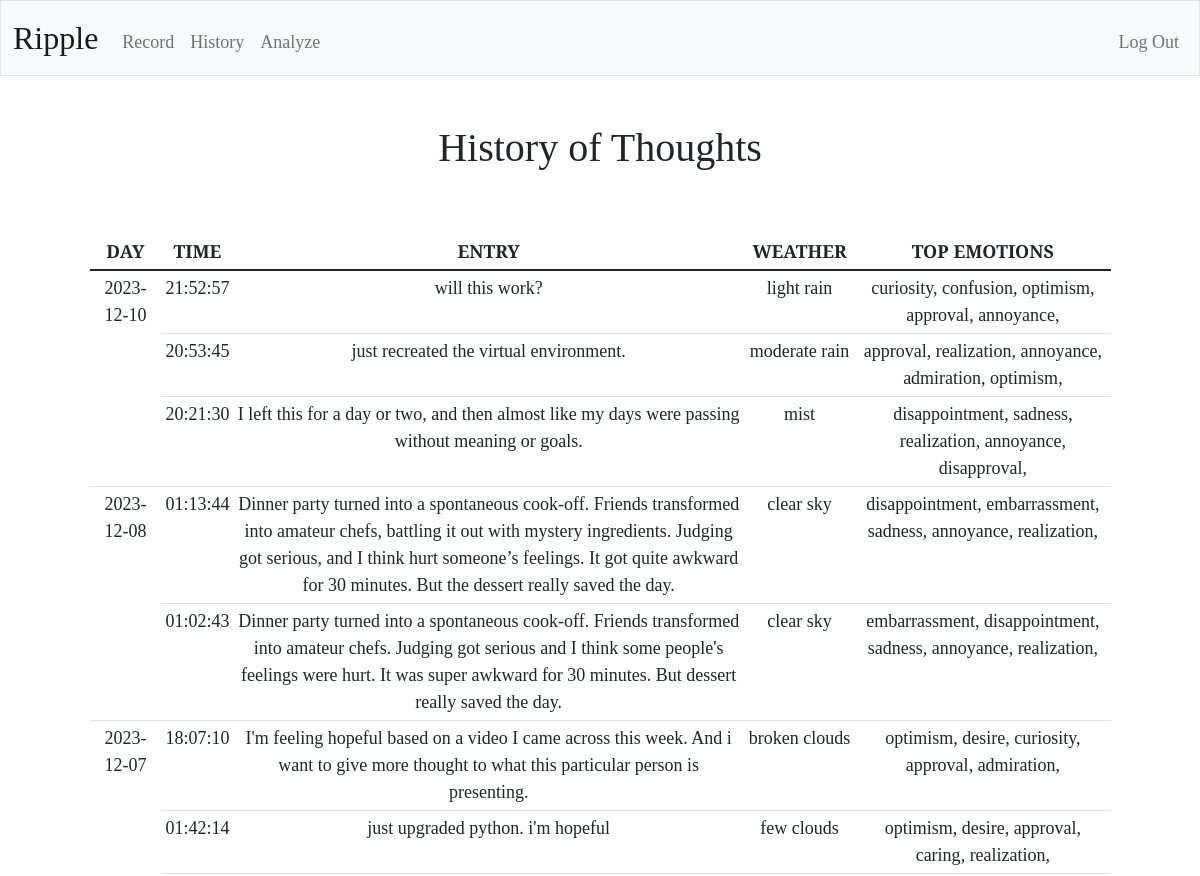
Page /history (signed in, upper part) on the earlier database version.
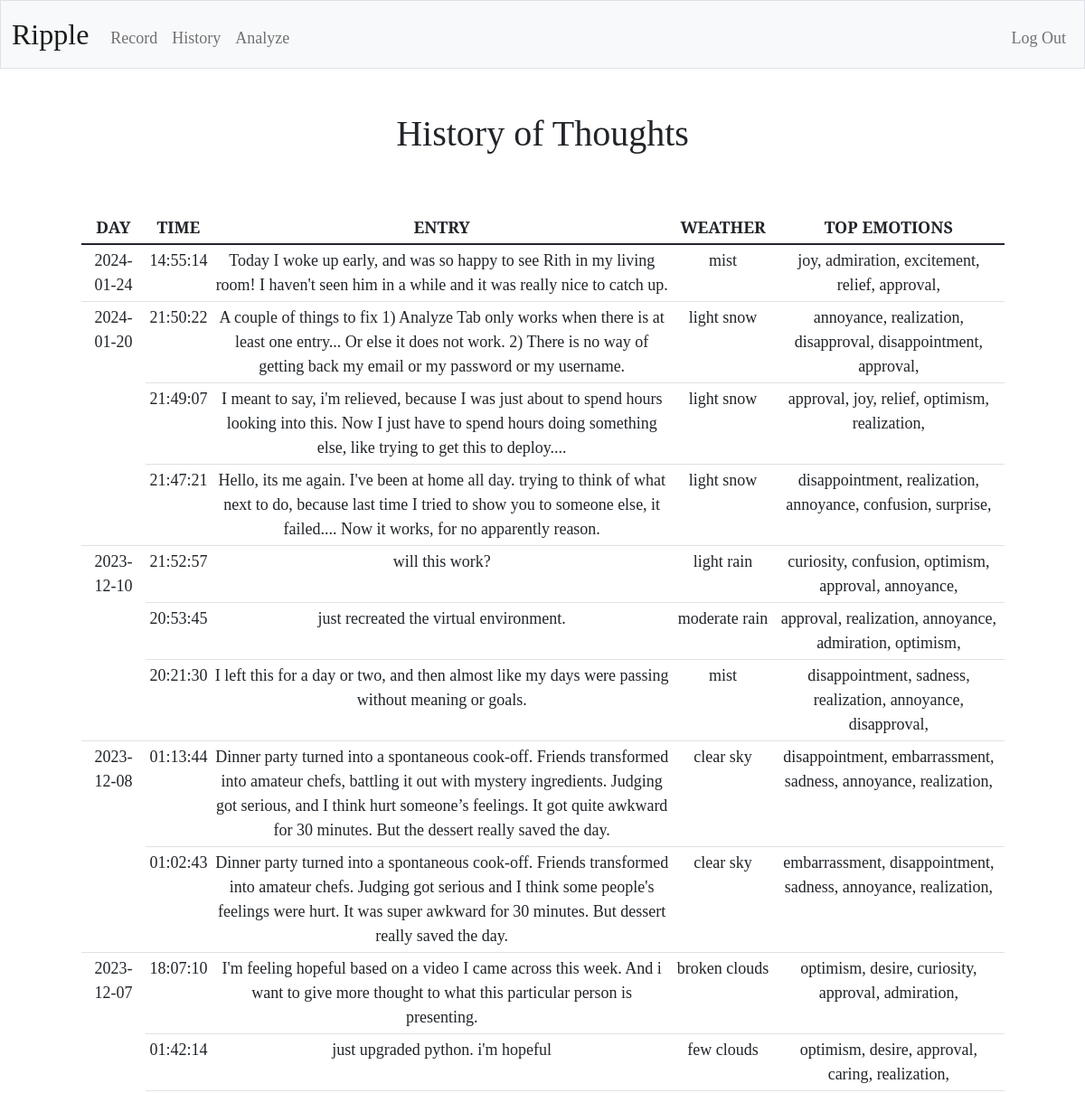
Same page on the later database version.
### models.py (models this page shows, shortened)
class Entry(db.Model):
    id = db.Column(db.Integer, primary_key=True)
    text = db.Column(db.String(300), nullable=False)
    timestamp = db.Column(db.DateTime, default=datetime.utcnow)
    weather_id = db.Column(db.Integer, db.ForeignKey('weather.id'), nullable=False)
    emotion_id = db.Column(db.Integer, db.ForeignKey('emotions.id'), nullable=False)
    user_id = db.Column(db.Integer, db.ForeignKey('users.id'), nullable=False)
    weather = db.relationship('Weather', back_populates='entry', primaryjoin='Entry.weather_id == Weather.id')
    users = db.relationship('Users', back_populates='entry', primaryjoin='Entry.user_id == Users.id')
    emotions = db.relationship('Emotions', back_populates='entry', primaryjoin='Entry.emotion_id == Emotions.id', uselist=True) # One to many relationship

class Weather(db.Model):
    id = db.Column(db.Integer, primary_key=True)
    description = db.Column(db.String, nullable=False)
    temp = db.Column(db.Float, nullable=False)
    feels_like = db.Column(db.Float, nullable=False)
    clouds = db.Column(db.Integer, nullable=False)
    rain_1h = db.Column(db.Float, nullable=True)
    snow_1h = db.Column(db.Float, nullable=True)
    entry = db.relationship('Entry', back_populates='weather')

class Emotions(db.Model):
    id = db.Column(db.Integer, primary_key=True)
    gratitude = db.Column(db.Float, nullable=True)
    admiration = db.Column(db.Float, nullable=True)
    joy = db.Column(db.Float, nullable=True)
    approval = db.Column(db.Float, nullable=True)
    caring = db.Column(db.Float, nullable=True)
    pride = db.Column(db.Float, nullable=True)
    excitement = db.Column(db.Float, nullable=True)
    neutral = db.Column(db.Float, nullable=True)
    relief = db.Column(db.Float, nullable=True)
    optimism = db.Column(db.Float, nullable=True)
    realization = db.Column(db.Float, nullable=True)
    love = db.Column(db.Float, nullable=True)
    annoyance = db.Column(db.Float, nullable=True)
    desire = db.Column(db.Float, nullable=True)
    disapproval = db.Column(db.Float, nullable=True)
    sadness = db.Column(db.Float, nullable=True)
    surprise = db.Column(db.Float, nullable=True)
    disappointment = db.Column(db.Float, nullable=True)
    remorse = db.Column(db.Float, nullable=True)
    grief = db.Column(db.Float, nullable=True)
    amusement = db.Column(db.Float, nullable=True)
    confusion = db.Column(db.Float, nullable=True)
    anger = db.Column(db.Float, nullable=True)
    curiosity = db.Column(db.Float, nullable=True)
    disgust = db.Column(db.Float, nullable=True)
    fear = db.Column(db.Float, nullable=True)
    embarrassment = db.Column(db.Float, nullable=True)
    nervousness = db.Column(db.Float, nullable=True)
    entry = db.relationship('Entry', back_populates='emotions')
    def top_emotions(self):
        emotions = [
            ('gratitude', self.gratitude),
            ('admiration', self.admiration),
            ('joy', self.joy),
            ('approval', self.approval),
            ('caring', self.caring),
            ('pride', self.pride),
            ('excitement', self.excitement),
            ('relief', self.relief),
            ('optimism', self.optimism),
            ('realization', self.realization),
            ('love', self.love),
            ('annoyance', self.annoyance),
            ('desire', self.desire),
            ('disapproval', self.disapproval),
            ('sadness', self.sadness),
            ('surprise', self.surprise),
            ('disappointment', self.disappointment),
            ('remorse', self.remorse),
            ('grief', self.grief),
            ('amusement', self.amusement),
            ('confusion', self.confusion),
            ('anger', self.anger),
            ('curiosity', self.curiosity),
            ('disgust', self.disgust),
            ('fear', self.fear),
            ('embarrassment', self.embarrassment),
            ('nervousness', self.nervousness)
        ]
        emotions = [emotion for emotion in emotions if emotion[1] is not None]
        top_emotions = sorted(emotions, key=lambda x: x[1], reverse=True)[:5]
        return top_emotions

### app.py (the view)
@app.route('/history')
@login_required
def history():
    if request.method == "GET":
        if session["user_id"]:
            user_id = session['user_id']
            entries = Entry.query.filter(Entry.user_id == user_id).order_by(Entry.id.desc()).all()  # This fetches all entries from the database
            entries_with_rowspan = []
            date_to_rowspan = defaultdict(int)
            for date, group in groupby(entries, key=lambda x: x.timestamp.date()):
                date_to_rowspan[date] = sum(1 for _ in group)
            for entry in entries:
                date = entry.timestamp.date()
                rowspan = date_to_rowspan.pop(date, None)
                entries_with_rowspan.append((entry, rowspan))
            return render_template('history.html', entries=entries_with_rowspan)

### app.py (called while the page is built)
@app.after_request
def after_request(response):
    response.headers["Cache-Control"] = "no-cache, no-store, must-revalidate"
    response.headers["Expires"] = 0
    response.headers["Pragma"] = "no-cache"
    return response

### helpers.py (called while the page is built)
def login_required(f):
    @wraps(f)
    def decorated_function(*args, **kwargs):
        if session.get("user_id") is None:
            return redirect("/login")
        return f(*args, **kwargs)
    return decorated_function

### templates/history.html (shortened to what this page needs)
{% extends "layout.html" %}
{% block main %}
    <h1>History of Thoughts</h1><br><br>
    <div class="container">
        <div class="row">
            <div class="col"></div>
            <div class="col-11">
                <div class="table-responsive" >
                    <table class="table table-sm">
                        <thead>
                            <tr>
                                <th>DAY</th>
                                <th>TIME</th>
                                <th class="w-50">ENTRY</th>
                                <th>WEATHER</th>
                                <th class="w-25" >TOP EMOTIONS</th>
                            </tr>
                        </thead>
                        <tbody>
                            {% for entry, rowspan in entries %}
                                <tr>
                                    {% if rowspan %}
                                        <td rowspan="{{ rowspan }}">{{ entry.timestamp.strftime('%Y-%m-%d')}}</td>
                                    {% endif %}
                                    <td>{{ entry.timestamp.strftime('%H:%M:%S')}}</td>
                                    <td>{{ entry.text }}</td>
                                    <td>{{ entry.weather.description }}</td>
                                    <td>
                                        {% if entry.emotions %}
                                            {% for emotion, score in entry.emotions[0].top_emotions() %}
                                                {{ emotion }},
                                            {% endfor %}
                                        {% endif %}
                                    </td>
                                </tr>
                            {% endfor %}
                        </tbody>
                    </table>
                </div>
            </div>
            <div class="col"></div>
        </div>
    </div>
{% endblock %}

### templates/layout.html (shortened to what this page needs)
<!DOCTYPE html>
<html lang="en">
    <head>
        <link href="https://cdn.jsdelivr.net/npm/bootstrap@5.1.3/dist/css/bootstrap.min.css" rel="stylesheet">
        <link href="/static/styles.css" rel="stylesheet">
    </head>
    <body>
        <nav class="bg-light border navbar navbar-expand-md navbar-light" style="background-color:transparent">
            <div class="container-fluid">
                <a class="navbar-brand" href="/"><span class="rainbow">Ripple</span></a>
                <div class="collapse navbar-collapse" id="navbar">
                    {% if session["user_id"] %}
                        <ul class="navbar-nav me-auto mt-2">
                            <li class="nav-item"><a class="nav-link" href="/record">Record</a></li>
                            <li class="nav-item"><a class="nav-link" href="/history">History</a></li>
                            <li class="nav-item"><a class="nav-link" href="/analyze">Analyze</a></li>
                        </ul>
                        <ul class="navbar-nav ms-auto mt-2">
                            <li class="nav-item"><a class="nav-link" href="/logout">Log Out</a></li>
                        </ul>
                    {% else %}
                        <ul class="navbar-nav ms-auto mt-2">
                            <li class="nav-item"><a class="nav-link" href="/register">Register</a></li>
                            <li class="nav-item"><a class="nav-link" href="/login">Log In</a></li>
                        </ul>
                    {% endif %}
                </div>
            </div>
        </nav>
        <main class="container-fluid py-5 text-center">
            {% block main %}
            {% endblock %}
        </main>
    </body>
</html>

### static/styles.css (style rules this page uses)
nav .navbar-brand { font-size: xx-large; background-color:transparent; }
body { font-family: 'EB Garamond', serif; font-size: large; }

Differences in the rows shown:
added Entry: timestamp "2024-01-24", timestamp "14:55:14", text "Today I woke up early, and was so happy to see Rith in my living room! I haven't seen him in a while and it was really nice to catch up.", weather.description "mist"
added Emotions: emotion "joy", emotion "admiration", emotion "excitement", emotion "relief", emotion "approval", shown under "2024-01-24"
added Entry: timestamp "2024-01-20", timestamp "21:50:22", text "A couple of things to fix 1) Analyze Tab only works when there is at least one entry... Or else it does not work. 2) There is no way of getting back my email or my password or my username.", weather.description "light snow"
added Emotions: emotion "annoyance", emotion "realization", emotion "disapproval", emotion "disappointment", emotion "approval", shown under "2024-01-20"
added Entry: timestamp "21:49:07", text "I meant to say, i'm relieved, because I was just about to spend hours looking into this. Now I just have to spend hours doing something else, like trying to get this to deploy....", weather.description "light snow"
added Emotions: emotion "approval", emotion "joy", emotion "relief", emotion "optimism", emotion "realization", shown under "21:49:07"
added Entry: timestamp "21:47:21", text "Hello, its me again. I've been at home all day. trying to think of what next to do, because last time I tried to show you to someone else, it failed.... Now it works, for no apparently reason.", weather.description "light snow"
added Emotions: emotion "disappointment", emotion "realization", emotion "annoyance", emotion "confusion", emotion "surprise", shown under "21:47:21"
